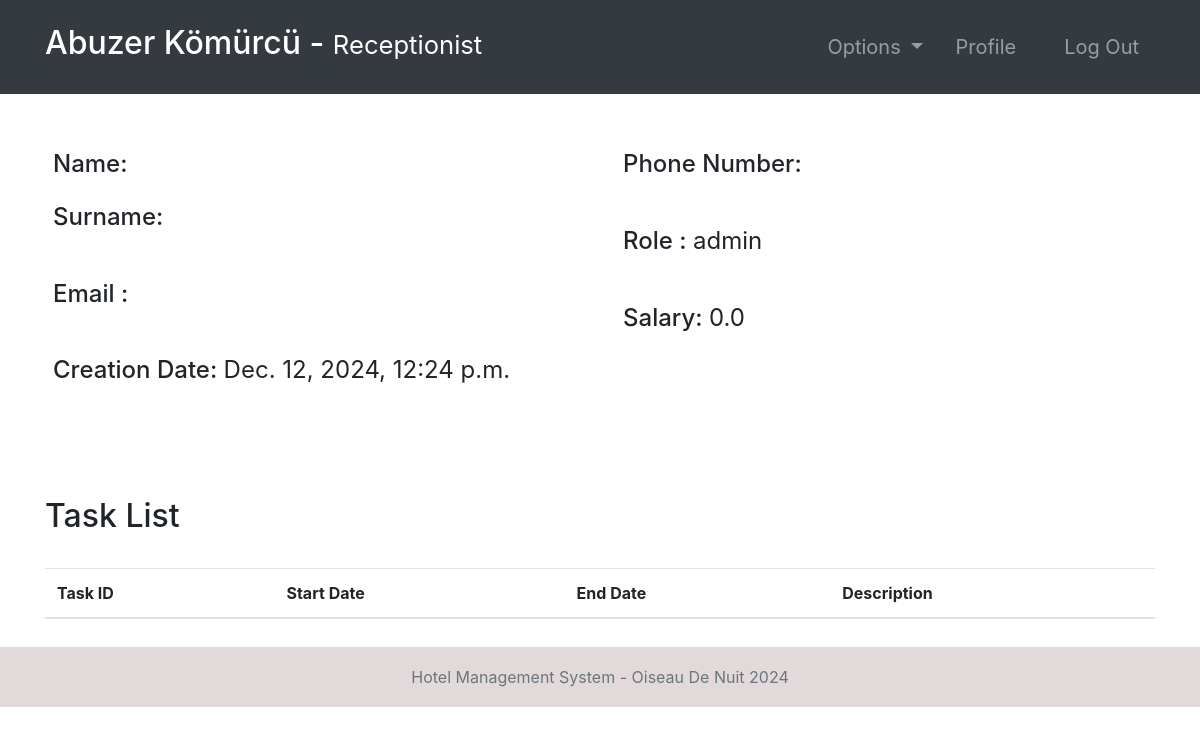
/employee-profile/1/ (signed in), run on the app's committed database.
### accounts/models.py (models this page shows, shortened)
class Employee(models.Model):
    user = models.OneToOneField(User, null=True, on_delete=models.CASCADE)
    phoneNumber = PhoneNumberField(unique=True)
    salary = models.FloatField()

### accounts/views.py (the view, shortened to what this page needs)
# urls.py: path('employee-profile/<str:pk>/', employee_details, name="employee-profile"),
@login_required(login_url='login')
def employee_details(request, pk):
    role = str(request.user.groups.all()[0])
    path = role + "/"
    tempUser = User.objects.get(id=pk)
    employee = Employee.objects.get(user=tempUser)
    tasks = Task.objects.filter(employee=employee)
    context = {
        "role": role,
        "employee": employee,
        "tasks": tasks
    }
    return render(request, path + "employee-profile.html", context)

### templates/receptionist/employee-profile.html
{% extends '../index.html' %}
{% block context %}
{% include '../common_pages/employee-profile.html' %}
{% endblock %}

### templates/incs/nav.html (shortened to what this page needs)
<nav class="navbar navbar-dark bg-dark navbar-expand-lg py-3 " role="navigation">
    <div class="container">
        <a href="" class="navbar-brand">
            <h2 class="text-capitalize">
                {{ request.user.first_name }} {{ request.user.last_name }} -
                <small>
                    {{ role }}
                </small>
            </h2>
        </a>
        <div class="collapse navbar-collapse" id="navbarTags">
            <ul class="navbar-nav ml-auto">
                <li class="nav-item dropdown p-2">
                    <a class="nav-link dropdown-toggle" href="#" id="navbarDropdown" role="button"
                        data-toggle="dropdown" aria-haspopup="true" aria-expanded="false">
                        Options
                    </a>
                </li>
                <li class="nav-item mr-3 p-2">
                    {% if role == 'staff' or role == 'receptionist' or role == 'admin' or role == 'manager' %}
                    <a href="{% url 'employee-profile' user.id %}" class="nav-link">Profile</a>
                    {% endif %}
                </li>
                <li class="nav-item p-2 ">
                    <a href="{% url 'logout' %}" class="nav-link">Log Out</a>
                </li>
            </ul>
        </div>
    </div>
</nav>

### templates/common_pages/employee-profile.html (shortened to what this page needs)
<div class="container">
    <form action="" method="POST">
        <div class="row mt-5 clearfix">
            <div class="col-6">
                <div class="p-2 h4">
                    <span>Name:</span>
                </div>
                <div class="p-2 h4">
                    <span>Surname:</span>
                </div>
                <br>
                <div class="p-2 h4">
                    <span>Email :</span>
                </div>
                <br>
                <div class="p-2 h4">
                    <span>Creation Date:</span>
                    <span class="font-weight-normal">{{employee.user.date_joined}}</span>
                </div>
            </div>
            <div class="col-6">
                <div class="p-2 h4">
                    <span>Phone Number: </span>
                </div>
                <br>
                <div class="p-2 h4">
                    <span>Role :</span>
                    <span class="font-weight-normal">{{employee.user.groups.first}}</span>
                </div>
                <br>
                <div class="p-2 h4">
                    <span>Salary:</span>
                    <span class="font-weight-normal">{{employee.salary}}</span>
                </div>
            </div>
        </div>
        <br>
    </form>
    <br>
    {% if role == 'staff' or request.user != employee.user %}
    <div class="table-responsive my-5">
        <div class="table-header row">
            <div class="col-sm-12 col-md-12 col-lg-4 mb-4">
                <h2>Task List</h2>
            </div>
        </div>
        <table class="table table-hover">
            <thead>
                <tr>
                    <th>Task ID</th>
                    <th>Start Date</th>
                    <th>End Date</th>
                    <th>Description</th>
                </tr>
            </thead>
        </table>
    </div>
    {% endif %}
</div>

### static/css/main.css (style rules this page uses)
* { margin: 0; padding: 0; -webkit-font-smoothing: antialiased; }
.clearfix { overflow: auto; }
body { position: relative; }
nav .nav-item { font-size: 20px; }

### data on the page
Employee: user.date_joined "Dec. 12, 2024, 12:24 p.m.", user.groups.first "admin", salary "0.0"

### other printed values
{{ request.user.first_name }} "Abuzer"
{{ request.user.last_name }} "Kömürcü"
{{ role }} "Receptionist"
